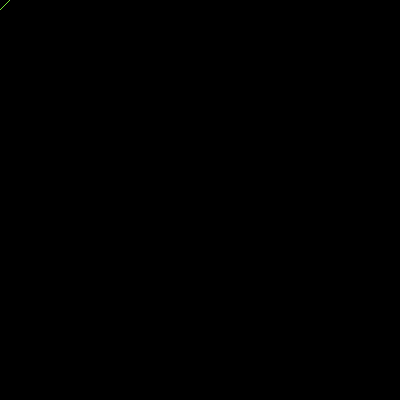
Frame 1 (no input)
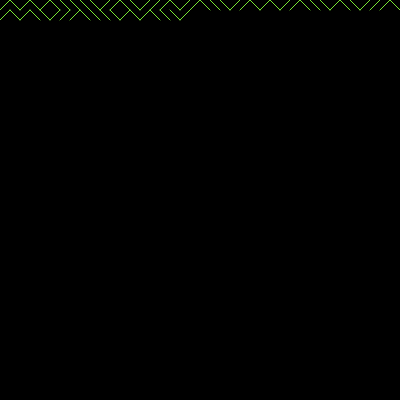
Frame 60 (no input)
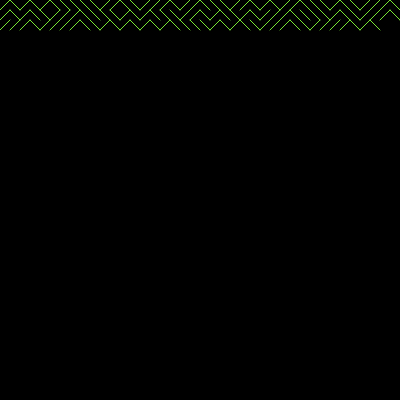
Frame 120 (the mouse pressed at the canvas centre since frame 60)

The p5.js sketch that drew these frames (run headless with seeded random() and noise() and a simulated clock; from frame 60 on, the mouse is pressed at the canvas centre):

// p5.js sketch
// ── sketch.js
let x = 0
let y = 0;
let spacing= 10;

function setup() {
  createCanvas(400, 400);
  background(0);
}

function draw() {
  stroke(120,230,52);

  if ( random(1) < 0.5)
  {
   line(x,y, x+spacing,y+spacing); 
  }
  else 
    {
      line(x,y+spacing,x+spacing,y);
    }
    x = x+ spacing;
    
    if (x > width)
    {
      x = 0;
      y = y + spacing;
    }
}
